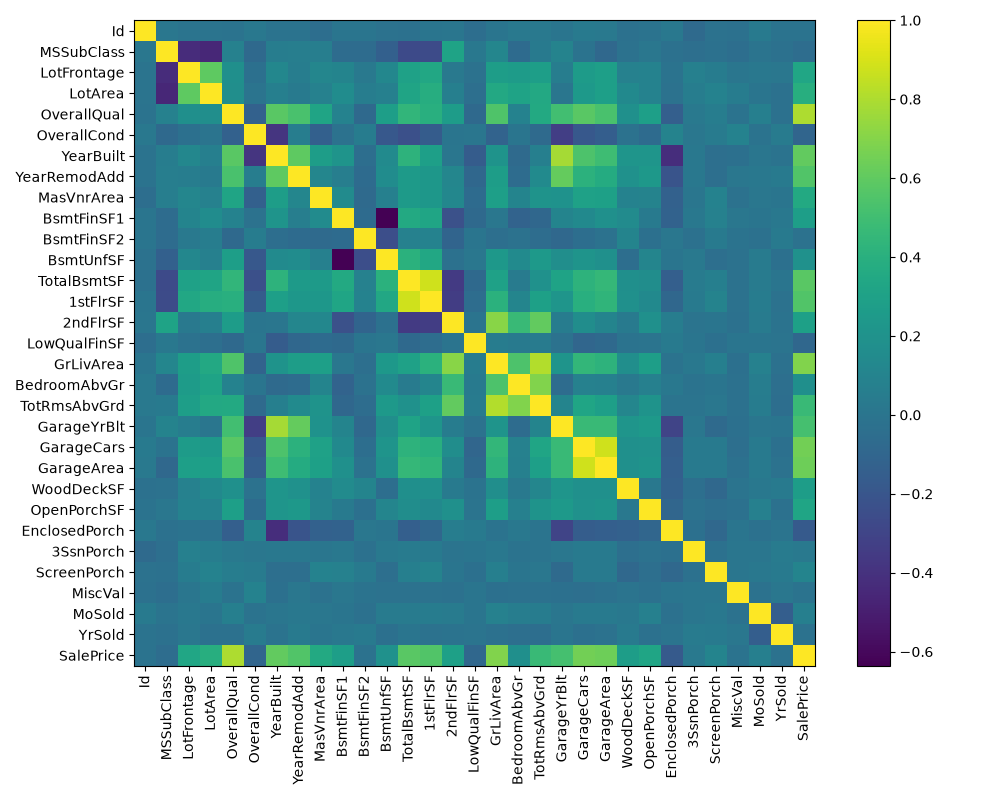

Source code (Python):
from turtledemo.clock import tick

import matplotlib.pyplot as plt
import pandas as pd

def histogra(coor):
    plt.figure(figsize=(10,8))
    plt.imshow(coor,aspect='auto')
    plt.colorbar()
    plt.xticks(ticks=range(len(coor.columns)),labels=coor.columns,rotation=90,fontsize=10)
    plt.yticks(ticks=range(len(coor.columns)),labels=coor.columns,fontsize=10)
    plt.tight_layout()
    plt.savefig("nmudar\hitmap.png")
    plt.close()
